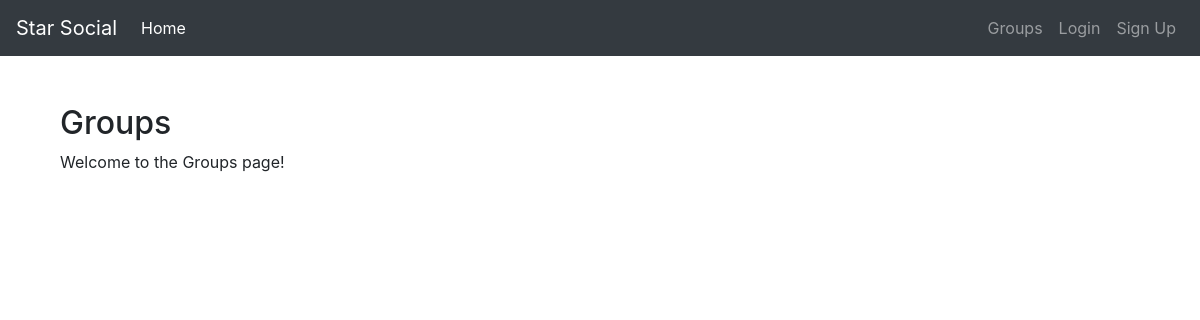
Before: /groups/ with the older database file.
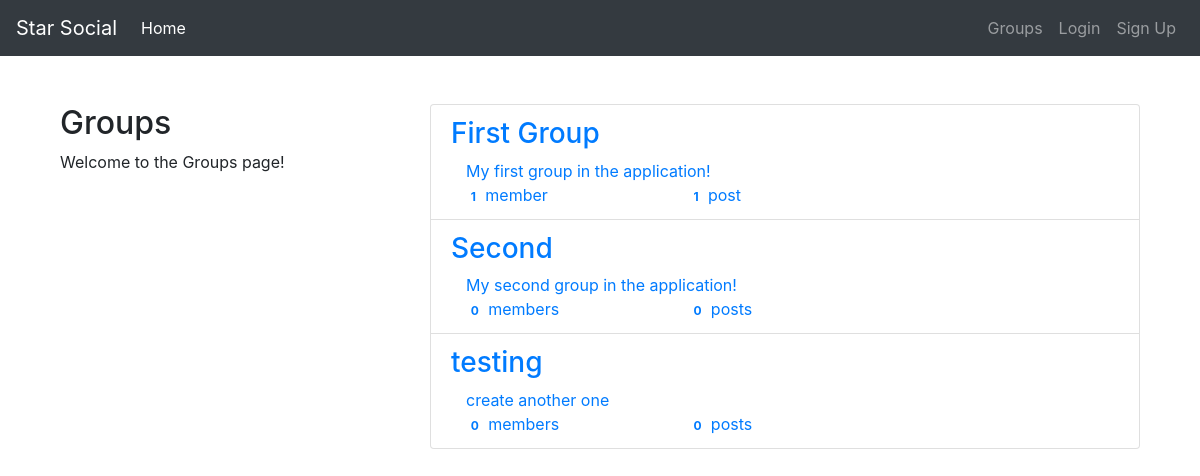
After: the same page with the newer database file.
### groups/models.py (models this page shows, shortened)
class Group(models.Model):
    name = models.CharField(max_length=255, unique=True)
    slug = models.SlugField(allow_unicode=True, unique=True)
    description = models.TextField(blank=True, default='')
    description_html = models.TextField(editable=False, default='', blank=True)
    members = models.ManyToManyField(User, through='GroupMember')
    class Meta:
        ordering = ['name']

### groups/views.py (the view)
# urls.py: path('', views.ListGroups.as_view(), name='all'),
class ListGroups(generic.ListView):
    model = Group

### groups/templates/groups/group_list.html (shortened to what this page needs)
{% extends 'groups/group_base.html' %}
{% block pregroup %}
    <div class="col-md-4">
        <div class="content">
            <h2>Groups</h2>
            <p>Welcome to the Groups page!</p>
        </div>
    </div>
{% endblock %}
{% block group_content %}
    <div class="col-md-8">
        <div class="list-group">
            {% for group in object_list %}
                <a class="list-group-item" href="{% url 'groups:single' slug=group.slug %}">
                    <h3 class="title list-group-item-heading">{{group.name}}</h3>
                    <div class="list-group-item-text container-fluid">
                        {{group.description}}
                        <div class="row">
                            <div class="col-md-4">
                                <span class="badge">{{group.members.count}}</span>
                                member{{group.members.count|pluralize}}
                            </div>
                            <div class="col-md-4">
                                <span class="badge">{{group.posts.count}}</span>
                                post{{group.posts.count|pluralize}}
                            </div>
                        </div>
                    </div>
                </a>
            {% endfor %}
        </div>
    </div>
{% endblock %}

### groups/templates/groups/group_base.html (shortened to what this page needs)
{% extends 'base.html' %}
{% block content %}
    <div class="container">
        <div class="row mt-5">
            {% block pregroup %}{% endblock %}
            {% block group_content %}{% endblock %}
        </div>
    </div>
{% endblock %}

### templates/base.html (shortened to what this page needs)
<!DOCTYPE html>
{% load staticfiles %}
<html lang="en">
<head>
    <link rel="stylesheet" href="https://stackpath.bootstrapcdn.com/bootstrap/4.3.1/css/bootstrap.min.css"
>
    <link rel="stylesheet" href="{% static 'css/master.css' %}">
</head>
<body>
    <nav class="navbar navbar-expand-lg navbar-dark bg-dark">
        <a class="navbar-brand" href="{% url 'home' %}">Star Social</a>
        <div class="collapse navbar-collapse" id="navbarNavAltMarkup">
            <div class="navbar-nav">
                <a class="nav-item nav-link active" href="#">Home <span class="sr-only">(current)</span></a>
            </div>
            <ul class="navbar-nav ml-auto">
                {% if user.is_authenticated %}
                <li class="nav-item">
                    <a class="nav-link" href="{% url 'post:create' %}">Post</a>
                </li>
                <li class="nav-item">
                    <a class="nav-link" href="{% url 'groups:all' %}">Groups</a>
                </li>
                <li class="nav-item">
                    <a class="nav-link" href="{% url 'groups:create' %}">Create Group</a>
                </li>
                <li class="nav-item">
                    <a class="nav-link" href="{% url 'accounts:logout' %}">Logout</a>
                </li>
                {% else %}
                <li class="nav-item">
                    <a class="nav-link" href="{% url 'groups:all' %}">Groups</a>
                </li>
                <li class="nav-item">
                    <a class="nav-link" href="{% url 'accounts:login' %}">Login</a>
                </li>
                <li class="nav-item">
                    <a class="nav-link" href="{% url 'accounts:signup' %}">Sign Up</a>
                </li>
                {% endif %}
            </ul>
        </div>
    </nav>
    <div class="container my-content">
        {% block content %}
        {% endblock %}
    </div>
</body>
</html>

Changed rows visible on the page:
added Group: name "First Group", description "My first group in the application!", members.count "1", posts.count "1"
added Group: name "Second", description "My second group in the application!", members.count "0", posts.count "0"
added Group: name "testing", description "create another one", members.count "0", posts.count "0"
